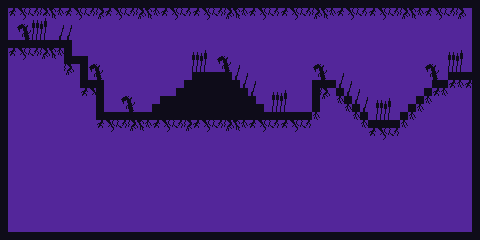

This game map was drawn from its Tiled (.tmx) file and the tilesets committed beside it. A one-line description and the trimmed map source follow:
An orthogonal 60x30 tile map with 8x8 px tiles, 2 tile layers (Background, Foreground) and 3 objects (3x Slime Spawn).

<map version="1.5" tiledversion="1.7.2" orientation="orthogonal" renderorder="right-down" width="60" height="30" tilewidth="8" tileheight="8" infinite="0" backgroundcolor="#53269a" nextlayerid="4" nextobjectid="4">
 <tileset firstgid="1" source="background.tsx" />
 <layer id="1" name="Background" width="60" height="30">
  <data>[1800 cells, 610 non-empty, 24 distinct tile ids]</data>
 </layer>
 <layer id="2" name="Foreground" width="60" height="30">
  <data>[1800 cells, 57 non-empty, 9 distinct tile ids]</data>
 </layer>
 <objectgroup id="3" name="Objects">
  <object id="1" type="Slime Spawn" x="136" y="112">
   <point />
  </object>
  <object id="2" type="Slime Spawn" x="208" y="72">
   <point />
  </object>
  <object id="3" type="Slime Spawn" x="288" y="112">
   <point />
  </object>
 </objectgroup>
</map>